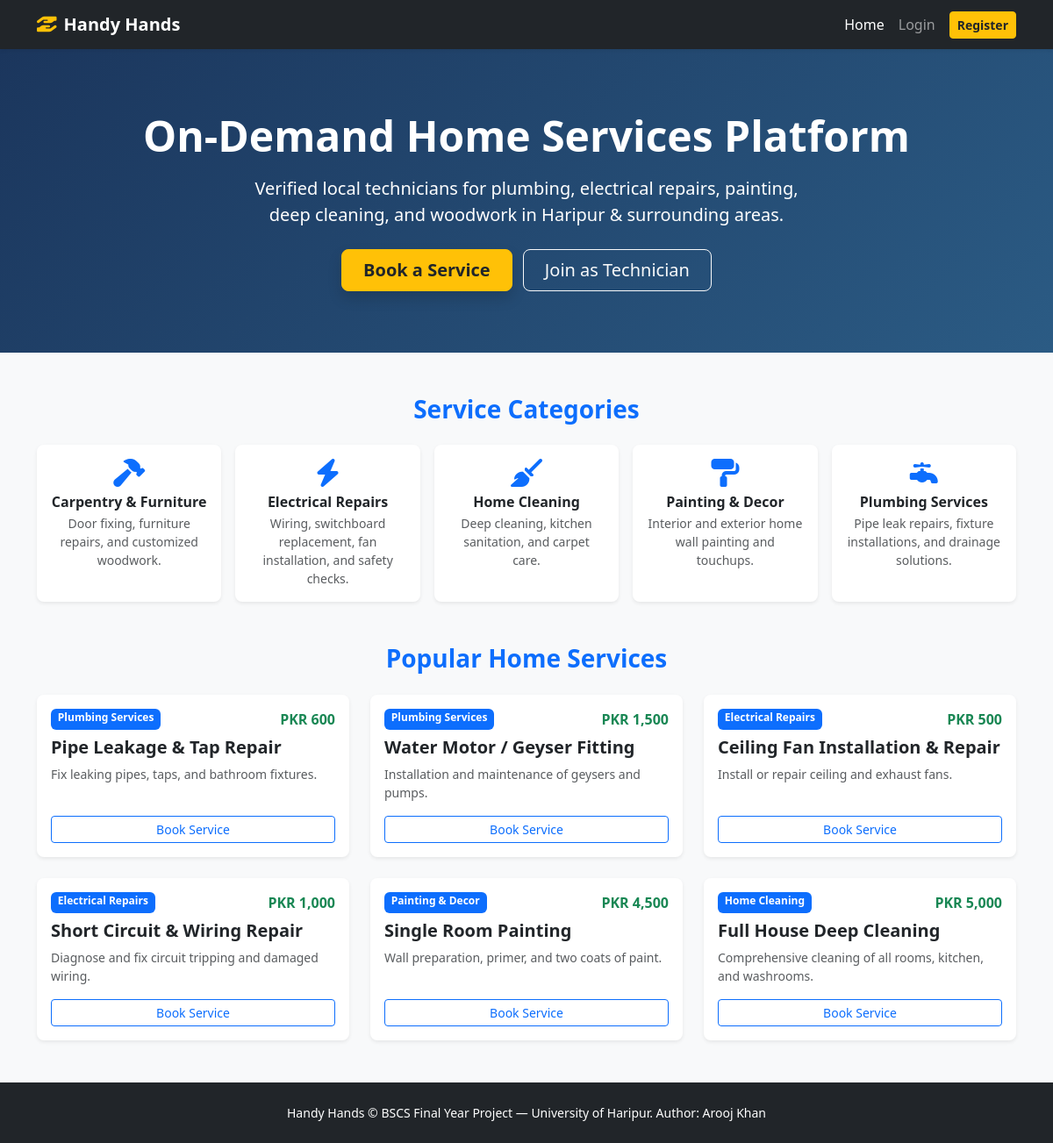
The page / on the database its author committed.
### tables this page shows
CREATE TABLE `categories` (
  `id` INT AUTO_INCREMENT PRIMARY KEY,
  `name` VARCHAR(100) NOT NULL,
  `description` TEXT DEFAULT NULL,
  `icon_class` VARCHAR(50) DEFAULT 'fa-wrench',
  `created_at` TIMESTAMP DEFAULT CURRENT_TIMESTAMP
);

CREATE TABLE `services` (
  `id` INT AUTO_INCREMENT PRIMARY KEY,
  `category_id` INT NOT NULL,
  `name` VARCHAR(120) NOT NULL,
  `description` TEXT DEFAULT NULL,
  `base_price` DECIMAL(10,2) NOT NULL DEFAULT 500.00,
  `estimated_time` VARCHAR(50) DEFAULT '1-2 hours',
  FOREIGN KEY (`category_id`) REFERENCES `categories`(`id`) ON DELETE CASCADE
);

### index.php (the view, shortened to what this page needs)
<?php
require_once 'config/db.php';
$categories = $pdo->query("SELECT * FROM categories ORDER BY name ASC")->fetchAll();
$services = $pdo->query("SELECT s.*, c.name as category_name, c.icon_class FROM services s JOIN categories c ON s.category_id = c.id LIMIT 6")->fetchAll();
?>
<!DOCTYPE html>
<html lang="en">
<head>
  <link href="https://cdn.jsdelivr.net/npm/bootstrap@5.3.0/dist/css/bootstrap.min.css" rel="stylesheet">
  <link rel="stylesheet" href="https://cdnjs.cloudflare.com/ajax/libs/font-awesome/6.4.0/css/all.min.css">
  <link rel="stylesheet" href="assets/css/style.css">
</head>
<body>
<nav class="navbar navbar-expand-lg navbar-dark bg-dark sticky-top shadow-sm">
  <div class="container">
    <a class="navbar-brand fw-bold" href="index.php"><i class="fa-solid fa-hand-holding-hand me-2 text-warning"></i>Handy Hands</a>
    <div class="navbar-nav ms-auto align-items-center">
      <a class="nav-link active" href="index.php">Home</a>
      <?php if (isset($_SESSION['user_id'])): ?>
        <?php if ($_SESSION['user_role'] === 'customer'): ?><a class="nav-link" href="customer/dashboard.php">My Bookings</a><a class="nav-link" href="customer/book.php">Book Service</a><?php endif; ?>
        <?php if ($_SESSION['user_role'] === 'provider'): ?><a class="nav-link" href="provider/dashboard.php">Provider Portal</a><?php endif; ?>
        <?php if ($_SESSION['user_role'] === 'admin'): ?><a class="nav-link" href="admin/dashboard.php">Admin Console</a><?php endif; ?>
        <a class="btn btn-outline-light btn-sm ms-2" href="auth/logout.php">Logout</a>
      <?php else: ?>
        <a class="nav-link" href="auth/login.php">Login</a>
        <a class="btn btn-warning btn-sm ms-2 text-dark fw-bold" href="auth/register.php">Register</a>
      <?php endif; ?>
    </div>
  </div>
</nav>
<section class="hero-banner text-center">
  <div class="container">
    <h1 class="display-5 fw-bold mb-3">On-Demand Home Services Platform</h1>
    <p class="lead mb-4 mx-auto" style="max-width: 650px;">Verified local technicians for plumbing, electrical repairs, painting, deep cleaning, and woodwork in Haripur & surrounding areas.</p>
    <a href="customer/book.php" class="btn btn-warning btn-lg fw-bold text-dark px-4 shadow">Book a Service</a>
    <a href="auth/register.php?role=provider" class="btn btn-outline-light btn-lg px-4 ms-2">Join as Technician</a>
  </div>
</section>
<div class="container py-5">
  <h3 class="fw-bold text-center mb-4 text-primary">Service Categories</h3>
  <div class="row g-3">
    <?php foreach ($categories as $c): ?>
      <div class="col-md">
        <div class="card h-100 p-3 text-center border-0 shadow-sm service-card">
          <i class="fa-solid <?= htmlspecialchars($c['icon_class']) ?> fs-2 text-primary mb-2"></i>
          <h6 class="fw-bold mb-1"><?= htmlspecialchars($c['name']) ?></h6>
          <small class="text-muted"><?= htmlspecialchars($c['description']) ?></small>
        </div>
      </div>
    <?php endforeach; ?>
  </div>
  <h3 class="fw-bold text-center mt-5 mb-4 text-primary">Popular Home Services</h3>
  <div class="row g-4">
    <?php foreach ($services as $s): ?>
      <div class="col-md-4">
        <div class="card h-100 border-0 shadow-sm p-3 service-card">
          <div class="d-flex justify-content-between mb-2">
            <span class="badge bg-primary"><?= htmlspecialchars($s['category_name']) ?></span>
            <span class="fw-bold text-success">PKR <?= number_format($s['base_price']) ?></span>
          </div>
          <h5 class="fw-bold"><?= htmlspecialchars($s['name']) ?></h5>
          <p class="small text-muted"><?= htmlspecialchars($s['description']) ?></p>
          <a href="customer/book.php?service_id=<?= $s['id'] ?>" class="btn btn-outline-primary btn-sm mt-auto">Book Service</a>
        </div>
      </div>
    <?php endforeach; ?>
  </div>
</div>
<footer class="text-center py-4 bg-dark text-white">
  <div class="container small">Handy Hands &copy; BSCS Final Year Project — University of Haripur. Author: Arooj Khan</div>
</footer>
</body>
</html>

### assets/css/style.css (style rules this page uses)
:root { --primary: #1B365D; --secondary: #0D6EFD; --accent: #E63946; --bg: #F8F9FA; }
body { font-family: 'Segoe UI', Roboto, sans-serif; background-color: var(--bg); min-height: 100vh; display: flex; flex-direction: column; }
.hero-banner { background: linear-gradient(135deg, #1B365D 0%, #2B5B84 100%); color: #fff; padding: 70px 0; }
.service-card { transition: transform 0.2s, box-shadow 0.2s; border-radius: 8px; }
footer { background: #112233; color: #adb5bd; padding: 24px 0; margin-top: auto; }

### rows shown on the page
categories: name "Carpentry & Furniture", description "Door fixing, furniture repairs, and customized woodwork."
categories: name "Electrical Repairs", description "Wiring, switchboard replacement, fan installation, and safety checks."
categories: name "Home Cleaning", description "Deep cleaning, kitchen sanitation, and carpet care."
categories: name "Painting & Decor", description "Interior and exterior home wall painting and touchups."
categories: name "Plumbing Services", description "Pipe leak repairs, fixture installations, and drainage solutions."
services: category.name "Plumbing Services", base_price "600", name "Pipe Leakage & Tap Repair", description "Fix leaking pipes, taps, and bathroom fixtures."
services: category.name "Plumbing Services", base_price "1,500", name "Water Motor / Geyser Fitting", description "Installation and maintenance of geysers and pumps."
services: category.name "Electrical Repairs", base_price "500", name "Ceiling Fan Installation & Repair", description "Install or repair ceiling and exhaust fans."
services: category.name "Electrical Repairs", base_price "1,000", name "Short Circuit & Wiring Repair", description "Diagnose and fix circuit tripping and damaged wiring."
services: category.name "Painting & Decor", base_price "4,500", name "Single Room Painting", description "Wall preparation, primer, and two coats of paint."
services: category.name "Home Cleaning", base_price "5,000", name "Full House Deep Cleaning", description "Comprehensive cleaning of all rooms, kitchen, and washrooms."
